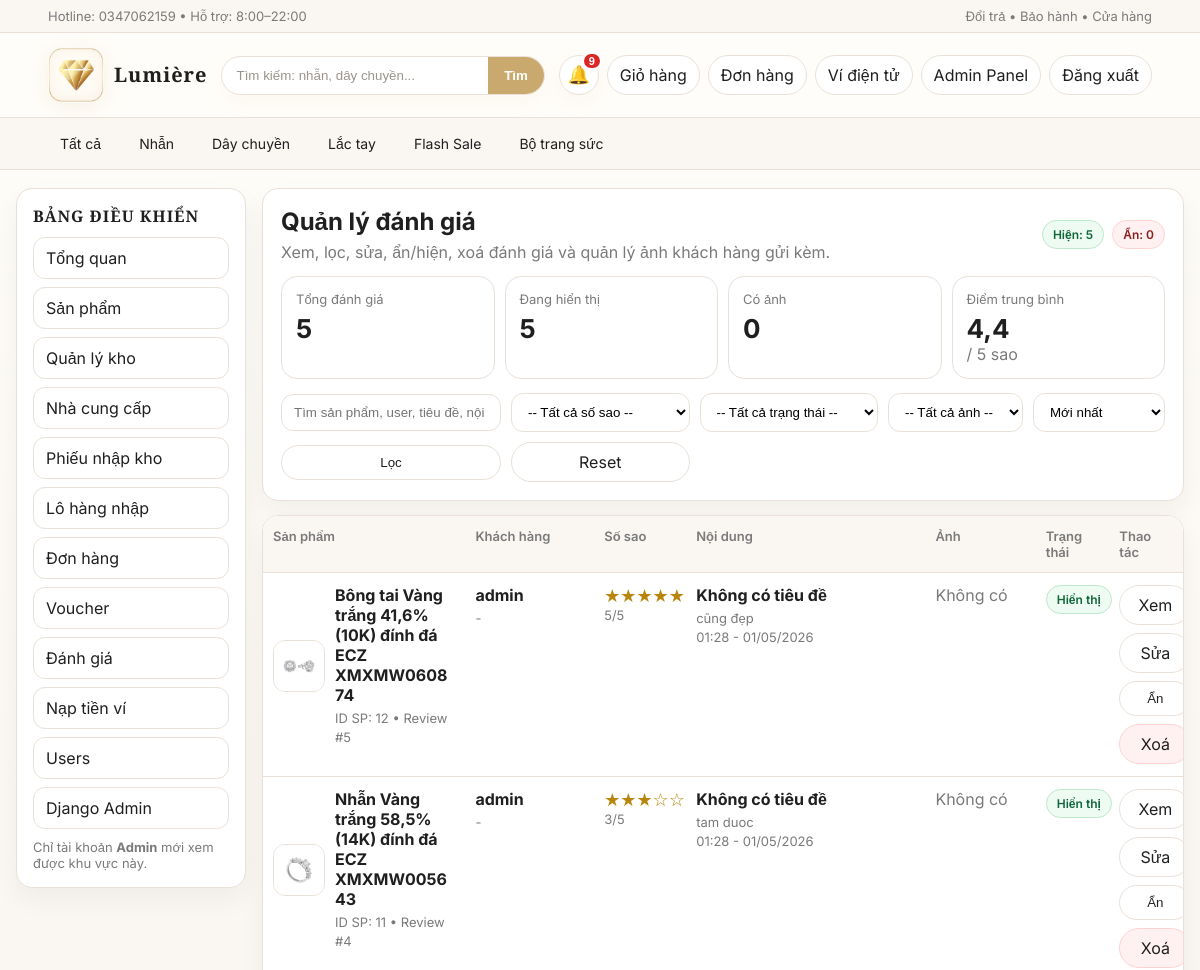
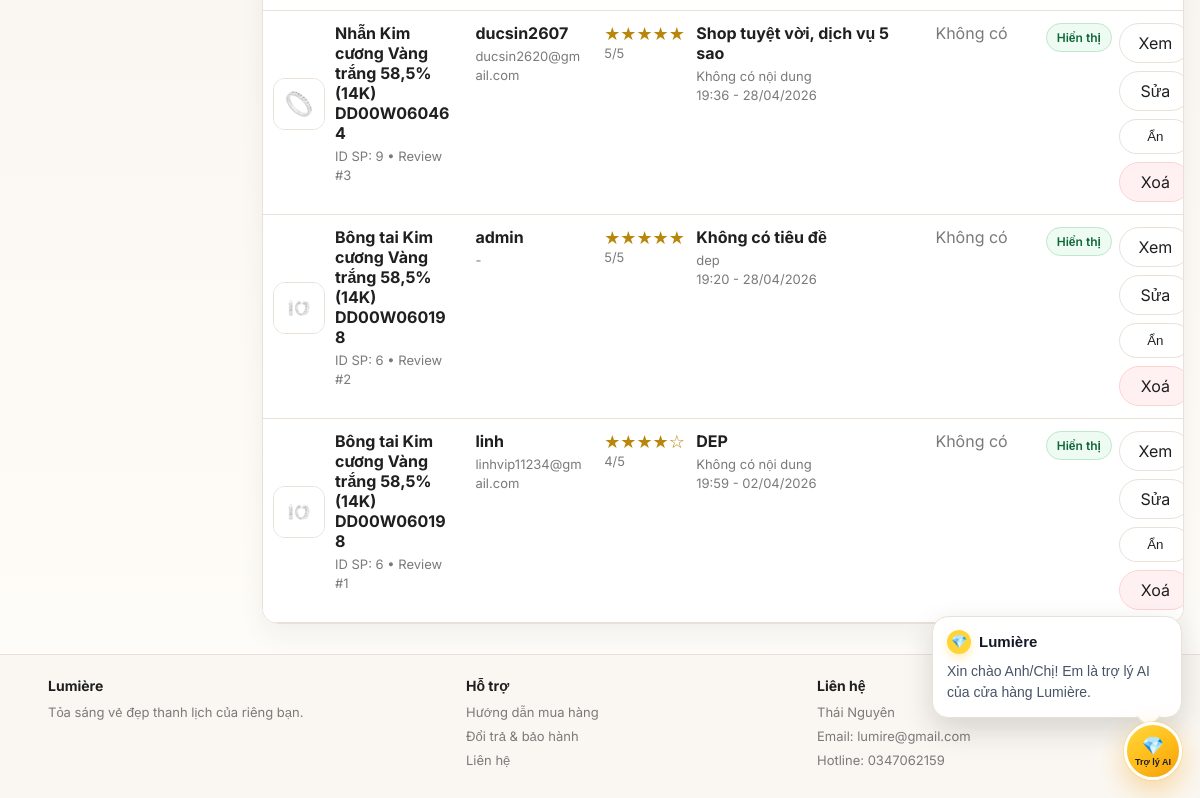
Screenshot of /admin-panel/danh-gia/ (signed in) with the database file from the repository (2 pictures, top to bottom).
### shop/models.py (models this page shows, shortened)
class ProductReview(models.Model):
    san_pham = models.ForeignKey(SanPham, on_delete=models.CASCADE, related_name="reviews")
    user = models.ForeignKey(User, on_delete=models.CASCADE, related_name="product_reviews")
    rating = models.PositiveSmallIntegerField(default=5)
    title = models.CharField(max_length=120, blank=True, default="")
    comment = models.TextField(blank=True, default="")
    is_visible = models.BooleanField(default=True)
    created_at = models.DateTimeField(auto_now_add=True)
    updated_at = models.DateTimeField(auto_now=True)
    class Meta:
        ordering = ["-created_at", "-id"]
        unique_together = ("san_pham", "user")
    @property
    def stars(self) -> str:
        rating = max(min(int(self.rating or 0), 5), 0)
        return "★" * rating + "☆" * (5 - rating)

class SanPham(models.Model):
    TRANG_THAI = [
        ("active", "Hoạt động"),
        ("inactive", "Ngừng kinh doanh"),
    ]
    ten = models.CharField(max_length=100)
    gia = models.IntegerField(default=0)
    gia_khuyen_mai = models.IntegerField(blank=True, null=True)
    flash_sale_price = models.IntegerField(blank=True, null=True)
    flash_sale_start = models.DateTimeField(blank=True, null=True)
    flash_sale_end = models.DateTimeField(blank=True, null=True)
    anh = models.ImageField(upload_to="sanpham/", blank=True, null=True)
    search_tags = models.CharField(max_length=255, blank=True, default="")
    mo_ta = models.TextField(blank=True, default="")
    ton_kho = models.IntegerField(default=10)
    trang_thai = models.CharField(max_length=20, choices=TRANG_THAI, default="active")

### shop/views.py (the view, shortened to what this page needs)
# urls.py: path("admin-panel/danh-gia/", views.admin_review_list, name="admin_review_list"),
@admin_required
def admin_review_list(request):
    q = request.GET.get("q", "").strip()
    rating = request.GET.get("rating", "").strip()
    visible = request.GET.get("visible", "").strip()
    has_image = request.GET.get("has_image", "").strip()
    sort = request.GET.get("sort", "newest").strip()
    sort_map = {
        "newest": ["-created_at", "-id"],
        "oldest": ["created_at", "id"],
        "rating_high": ["-rating", "-created_at"],
        "rating_low": ["rating", "-created_at"],
        "product_asc": ["san_pham__ten", "-created_at"],
        "user_asc": ["user__username", "-created_at"],
    }
    if sort not in sort_map:
        sort = "newest"
    ds = ProductReview.objects.select_related("san_pham", "user").prefetch_related("images")
    if rating in {"1", "2", "3", "4", "5"}:
        ds = ds.filter(rating=int(rating))
    if visible == "1":
        ds = ds.filter(is_visible=True)
    elif visible == "0":
        ds = ds.filter(is_visible=False)
    if has_image == "1":
        ds = ds.filter(images__isnull=False).distinct()
    elif has_image == "0":
        ds = ds.filter(images__isnull=True)
    ds = ds.order_by(*sort_map[sort])
    return render(request, "admin_review_list.html", {
        "ds": ds,
        "q": q,
        "rating": rating,
        "visible": visible,
        "has_image": has_image,
        "sort": sort,
        "sort_choices": [
            ("newest", "Mới nhất"),
            ("oldest", "Cũ nhất"),
            ("rating_high", "Sao cao nhất"),
            ("rating_low", "Sao thấp nhất"),
            ("product_asc", "Sản phẩm A-Z"),
            ("user_asc", "User A-Z"),
        ],
        "total_reviews": ProductReview.objects.count(),
        "visible_reviews": ProductReview.objects.filter(is_visible=True).count(),
        "hidden_reviews": ProductReview.objects.filter(is_visible=False).count(),
        "image_reviews": ProductReview.objects.filter(images__isnull=False).distinct().count(),
        "avg_rating": ProductReview.objects.aggregate(avg=Avg("rating")).get("avg") or 0,
    })

### templates/admin_review_list.html (shortened to what this page needs)
{% extends "admin_base.html" %}
{% block admin_content %}
  <div class="card admin-card">
    <div class="row" style="justify-content:space-between;align-items:center;gap:10px;flex-wrap:wrap;">
      <div>
        <h2 style="margin:0;">Quản lý đánh giá</h2>
        <div class="muted" style="margin-top:6px;">Xem, lọc, sửa, ẩn/hiện, xoá đánh giá và quản lý ảnh khách hàng gửi kèm.</div>
      </div>
      <div class="admin-actions">
        <span class="status status-active">Hiện: {{ visible_reviews }}</span>
        <span class="status status-inactive">Ẩn: {{ hidden_reviews }}</span>
      </div>
    </div>
    <div class="grid-4" style="margin-top:14px;">
      <div class="stat"><div class="stat-k">Tổng đánh giá</div><div class="stat-v">{{ total_reviews }}</div></div>
      <div class="stat"><div class="stat-k">Đang hiển thị</div><div class="stat-v">{{ visible_reviews }}</div></div>
      <div class="stat"><div class="stat-k">Có ảnh</div><div class="stat-v">{{ image_reviews }}</div></div>
      <div class="stat"><div class="stat-k">Điểm trung bình</div><div class="stat-v">{{ avg_rating|floatformat:1 }}</div><div class="muted">/ 5 sao</div></div>
    </div>
    <form method="get" class="admin-filter" style="margin-top:14px;">
      <input class="input" name="q" value="{{ q }}" placeholder="Tìm sản phẩm, user, tiêu đề, nội dung..." />
      <select class="input" name="rating">
        <option value="">-- Tất cả số sao --</option>
      </select>
      <select class="input" name="visible">
        <option value="">-- Tất cả trạng thái --</option>
      </select>
      <select class="input" name="has_image">
        <option value="">-- Tất cả ảnh --</option>
      </select>
      <select class="input" name="sort">
        {% for value, label in sort_choices %}
          <option value="{{ value }}" {% if sort == value %}selected{% endif %}>{{ label }}</option>
        {% endfor %}
      </select>
      <button class="btn" type="submit">Lọc</button>
      <a class="btn" href="{% url 'admin_review_list' %}">Reset</a>
    </form>
  </div>
  <div class="card" style="padding:0;margin-top:14px;overflow:hidden;">
    <table class="admin-table">
      <thead>
        <tr>
          <th style="width:22%;">Sản phẩm</th>
          <th style="width:14%;">Khách hàng</th>
          <th style="width:10%;">Số sao</th>
          <th style="width:26%;">Nội dung</th>
          <th style="width:12%;">Ảnh</th>
          <th style="width:8%;">Trạng thái</th>
          <th style="width:8%;">Thao tác</th>
        </tr>
      </thead>
      <tbody>
      {% for review in ds %}
        <tr>
          <td>
            <div style="display:flex;gap:10px;align-items:center;">
              {% if review.san_pham.anh %}
                <img src="{{ review.san_pham.anh.url }}" alt="" style="width:52px;height:52px;object-fit:cover;border-radius:12px;border:1px solid var(--line);">
              {% else %}
                <div style="width:52px;height:52px;border-radius:12px;border:1px solid var(--line);display:flex;align-items:center;justify-content:center;" class="muted">—</div>
              {% endif %}
              <div>
                <div class="cell-title">{{ review.san_pham.ten }}</div>
                <div class="cell-sub">ID SP: {{ review.san_pham.id }} • Review #{{ review.id }}</div>
              </div>
            </div>
          </td>
          <td>
            <div class="cell-title">{{ review.user.username }}</div>
            <div class="cell-sub">{{ review.user.email|default:"-" }}</div>
          </td>
          <td>
            <div style="font-size:18px;color:#b8860b;white-space:nowrap;">{{ review.stars }}</div>
            <div class="cell-sub">{{ review.rating }}/5</div>
          </td>
          <td>
            <div class="cell-title">{{ review.title|default:"Không có tiêu đề" }}</div>
            <div class="cell-sub">{{ review.comment|default:"Không có nội dung"|truncatechars:140 }}</div>
            <div class="cell-sub">{{ review.created_at|date:"H:i - d/m/Y" }}</div>
          </td>
          <td>
            {% if review.images.all %}
              <div class="admin-review-mini-images">
                {% for image in review.images.all|slice:":3" %}
                  <a href="{{ image.image.url }}" target="_blank"><img src="{{ image.image.url }}" alt="Ảnh đánh giá"></a>
                {% endfor %}
              </div>
              <div class="cell-sub">{{ review.image_count }} ảnh</div>
            {% else %}
              <span class="muted">Không có</span>
            {% endif %}
          </td>
          <td>
            {% if review.is_visible %}
              <span class="status status-active">Hiển thị</span>
            {% else %}
              <span class="status status-inactive">Đang ẩn</span>
            {% endif %}
          </td>
          <td>
            <div class="admin-actions">
              <a class="btn" href="{% url 'admin_review_detail' review.id %}">Xem</a>
              <a class="btn" href="{% url 'admin_review_edit' review.id %}">Sửa</a>
              <form method="post" action="{% url 'admin_review_toggle' review.id %}">
                <button class="btn" type="submit">{% if review.is_visible %}Ẩn{% else %}Hiện{% endif %}</button>
              </form>
              <a class="btn danger" href="{% url 'admin_review_delete' review.id %}">Xoá</a>
            </div>
          </td>
        </tr>
      {% empty %}
        <tr><td colspan="7" style="padding:14px;color:#666;">Chưa có đánh giá nào phù hợp.</td></tr>
      {% endfor %}
      </tbody>
    </table>
  </div>
{% endblock %}

### static/style.css (style rules this page uses)
:root { --bg:#FFFDF9;--bg-soft:#FAF7F2;--card:#ffffff;--text:#1F1F1F;--muted:#7A7A7A;--line:#E9E1D8;--gold:#C9A96E;--rose:#D8A7B1;--dark:#1F1F1F;--success-bg:#f3fbf6;--success-line:#cae7d3;--success-text:#256642;--error-bg:#fff5f6;--error-line:#f2d6db;--error-text:#8b3b4b;--warning-bg:#fffaf1;--warning-line:#ead7b4;--warning-text:#8a6531;--info-bg:#f7f4fb;--info-line:#e4d8ed;--info-text:#6e5b76; }
* { box-sizing:border-box; }
body { margin:0;background:linear-gradient(180deg,#FFFDF9 0%,var(--bg-soft) 55%,#FFFDF9 100%);color:var(--text);font-family:"Inter",Arial,sans-serif; }
a { color:inherit;text-decoration:none; }
.btn { display:inline-block;padding:9px 12px;border:1px solid var(--line);border-radius:999px;background:#fff;transition:all .18s ease;cursor:pointer;color:var(--text); }
.card { background:var(--card);border:1px solid var(--line);border-radius:16px;overflow:hidden;box-shadow:0 12px 26px rgba(31,31,31,.05); }
.card .row,.row { display:flex;gap:8px;align-items:center; }
.input,input[type="text"],input[type="number"],input[type="password"],input[type="email"],select,textarea { width:100%;max-width:100%;padding:10px 12px;border-radius:12px;border:1px solid var(--line);background:#fff; }
.grid-4 { display:grid;grid-template-columns:repeat(4,1fr);gap:10px; }
.muted { color:var(--muted); }
.status { display:inline-flex;align-items:center;justify-content:center;padding:6px 10px;border-radius:999px;font-size:12px;font-weight:600;border:1px solid transparent;white-space:nowrap; }
.status-approved,.status-active,.status-admin { background:#eefbf2;border-color:#bfe7cc;color:#10673a; }
.status-rejected,.status-cancelled,.status-inactive { background:#fff1f1;border-color:#ffd2d2;color:#8a1f1f; }
.btn.danger { border-color:#ffd2d2;background:#fff1f1; }
.admin-card { padding:18px; }
.admin-filter { display:grid;grid-template-columns:minmax(240px,2fr) repeat(3,minmax(150px,1fr)) auto auto;gap:10px;align-items:center;margin-top:12px; }
.admin-filter .btn { justify-content:center;text-align:center; }
.admin-table { width:100%;border-collapse:collapse;table-layout:fixed;background:#fff; }
.admin-table th,.admin-table td { border-bottom:1px solid var(--line);padding:12px 10px;text-align:left;vertical-align:top;word-break:break-word; }
.admin-table thead th { font-size:13px;color:var(--muted);font-weight:600;background:var(--bg-soft); }
.admin-table .cell-title { font-weight:700;margin-bottom:4px; }
.admin-table .cell-sub { font-size:13px;color:var(--muted);line-height:1.45; }
.admin-actions { display:flex;flex-wrap:wrap;gap:8px; }
.admin-actions .btn { min-width:72px;text-align:center; }
.stat { border:1px solid var(--line);border-radius:16px;padding:14px;background:#fff; }
.stat-k { color:var(--muted);font-size:13px; }
.stat-v { font-size:26px;font-weight:700;margin-top:6px; }
@media (max-width:1200px) { .admin-filter { grid-template-columns:minmax(220px,1fr) repeat(2,minmax(140px,1fr)) auto auto; } }
@media (max-width:1200px) { .admin-filter select[name="sort"] { grid-column:auto; } }

### rows the page displays
ProductReview: san_pham.anh (picture), san_pham.ten "Bông tai Vàng trắng 41,6% (10K) đính đá ECZ XMXMW060874", san_pham.id "12", id "5", user.username "admin", user.email "-", stars "★★★★★", rating "5", title "Không có tiêu đề", comment "cũng đẹp", created_at "01:28 - 01/05/2026", is_visible "Hiển thị"
ProductReview: san_pham.anh (picture), san_pham.ten "Nhẫn Vàng trắng 58,5% (14K) đính đá ECZ XMXMW005643", san_pham.id "11", id "4", user.username "admin", user.email "-", stars "★★★☆☆", rating "3", title "Không có tiêu đề", comment "tam duoc", created_at "01:28 - 01/05/2026", is_visible "Hiển thị"
ProductReview: san_pham.anh (picture), san_pham.ten "Nhẫn Kim cương Vàng trắng 58,5% (14K) DD00W060464", san_pham.id "9", id "3", user.username "ducsin2607", user.email "ducsin2620@gmail.com", stars "★★★★★", rating "5", title "Shop tuyệt vời, dịch vụ 5 sao", comment "Không có nội dung", created_at "19:36 - 28/04/2026", is_visible "Hiển thị"
ProductReview: san_pham.anh (picture), san_pham.ten "Bông tai Kim cương Vàng trắng 58,5% (14K) DD00W060198", san_pham.id "6", id "2", user.username "admin", user.email "-", stars "★★★★★", rating "5", title "Không có tiêu đề", comment "dep", created_at "19:20 - 28/04/2026", is_visible "Hiển thị"
ProductReview: san_pham.anh (picture), san_pham.ten "Bông tai Kim cương Vàng trắng 58,5% (14K) DD00W060198", san_pham.id "6", id "1", user.username "linh", user.email "linhvip11234@gmail.com", stars "★★★★☆", rating "4", title "DEP", comment "Không có nội dung", created_at "19:59 - 02/04/2026", is_visible "Hiển thị"

### other values shown
{{ visible_reviews }} "5"
{{ hidden_reviews }} "0"
{{ total_reviews }} "5"
{{ image_reviews }} "0"
{{ avg_rating|floatformat:1 }} "4,4"
form field sort "Mới nhất"
